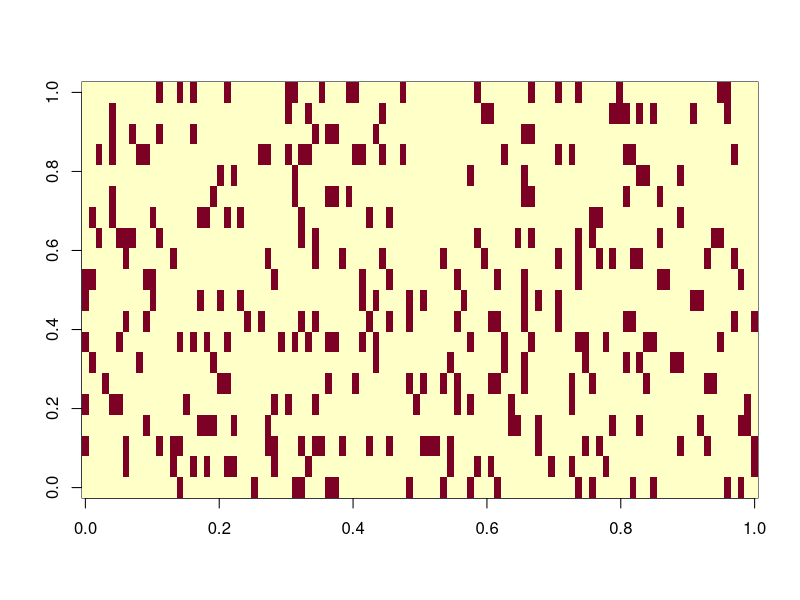
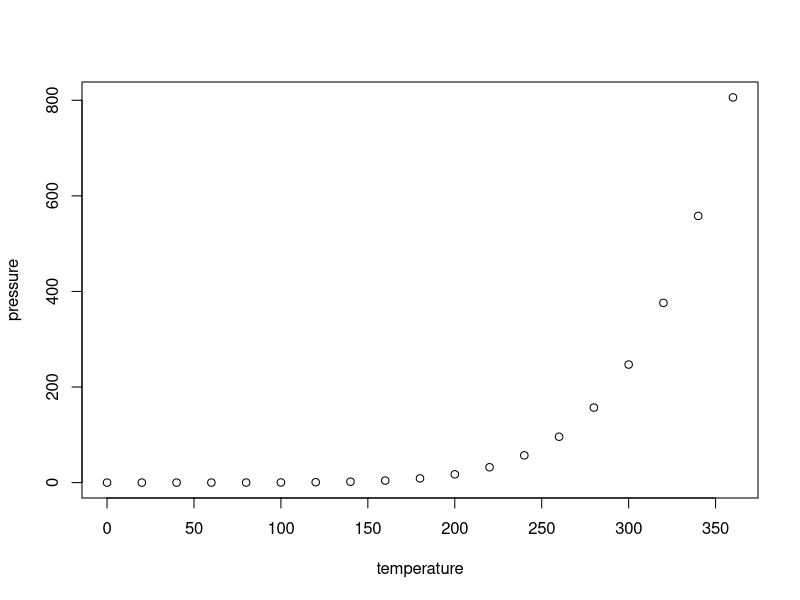

R code for these plots, in order:
## ---- chunk 1
knitr::opts_chunk$set(echo = TRUE)
## ---- chunk 2
mtxg <- matrix(0,nrow=100,ncol=20)
mtxg[sample(1:2000,300)] <- 1 
image(mtxg)
colnames(mtxg)<-paste("gset",1:20,sep="_")

cs <- numeric(100)
cs[sample(1:100,20)] <- 1


f_zcs2gs <- function(cs,mtxg){
  apply(mtxg,2,function(x){
  x=factor(x,levels = c(0,1));
  y=factor(cs,levels = c(0,1));
  f <- fisher.test(table(cs,x))
  p <- f$p.value
  s <- ifelse(f$estimate>1,1,-1)
  s*qnorm(p/2,lower.tail = F)
  })
}

cs <- mtxg[,2]


zcs2gs <- f_zcs2gs(cs,mtxg)
f_zg2cs <- function(ga,zs2gs){
  a <- cor.test(zcs2gs,ga)
  p <- a$p.value
  s <- ifelse(a$estimate>1,1,-1)
  c(z=s*qnorm(p/2,lower.tail = F),p=p)
}

ga <- mtxg[which(cs==1)[1],]




x<-c(1,1,1,1,0,0,0,0)
y<-c(1,1,1,1,1,1,0,0)

cor.test(x,y)

fisher.test(table(x,y))

x


## ---- chunk 3
plot(pressure)
